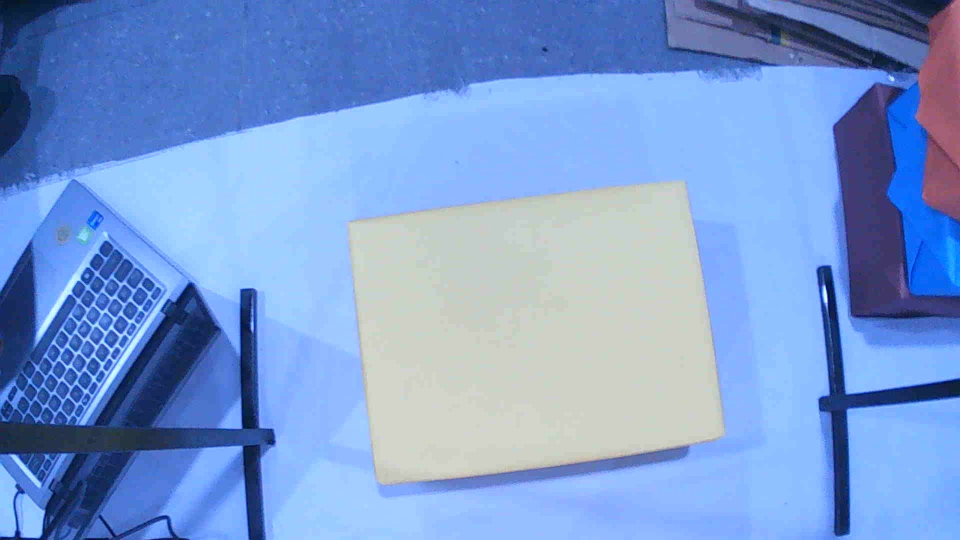
#> input picture images/WIN_20250516_20_13_50_Pro.jpg, 1920 x 1080 px, found by its file name (shown at 1/2 size)
$ python seg_threshold.py
#> lines starting #> are read from the running program, lines starting #| are printed output that depends on the picture; after the words box and inside, x2 and y2 are one past the last pixel; in counts of white or black regions, pixels touching at a corner belong together
import cv2
from skimage import filters
import numpy as np

# Membaca gambar dalam format grayscale
image = cv2.imread("images/WIN_20250516_20_13_50_Pro.jpg", cv2.IMREAD_GRAYSCALE)
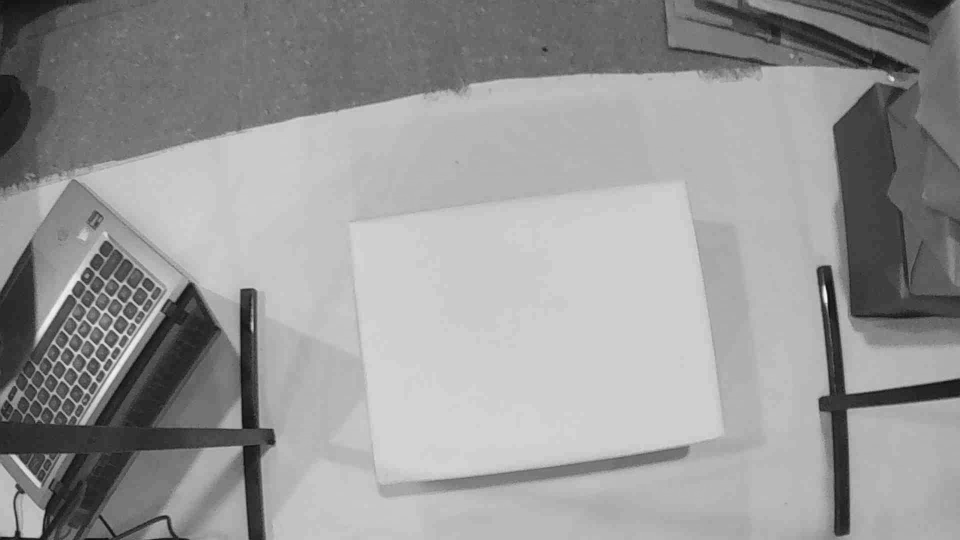
#> image: shape (1080, 1920) (shown at 1/2 size); min 8, max 249, mean 151.5
image = cv2.resize(image, None, fx=0.5, fy=0.5)
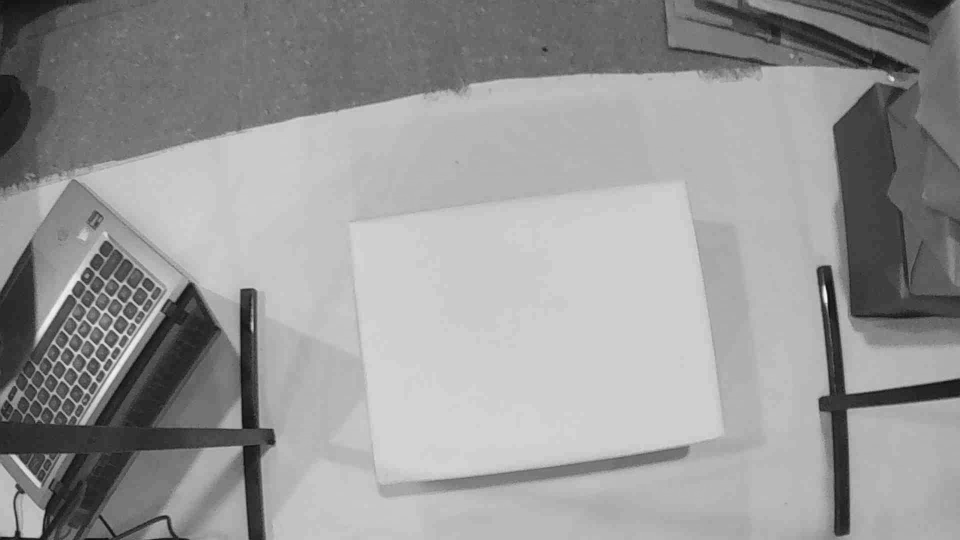
#> image: shape (540, 960); min 13, max 244, mean 151.5

# Menerapkan global thresholding dengan nilai threshold 127
_, binary_thresh = cv2.threshold(image, 127, 255, cv2.THRESH_BINARY)
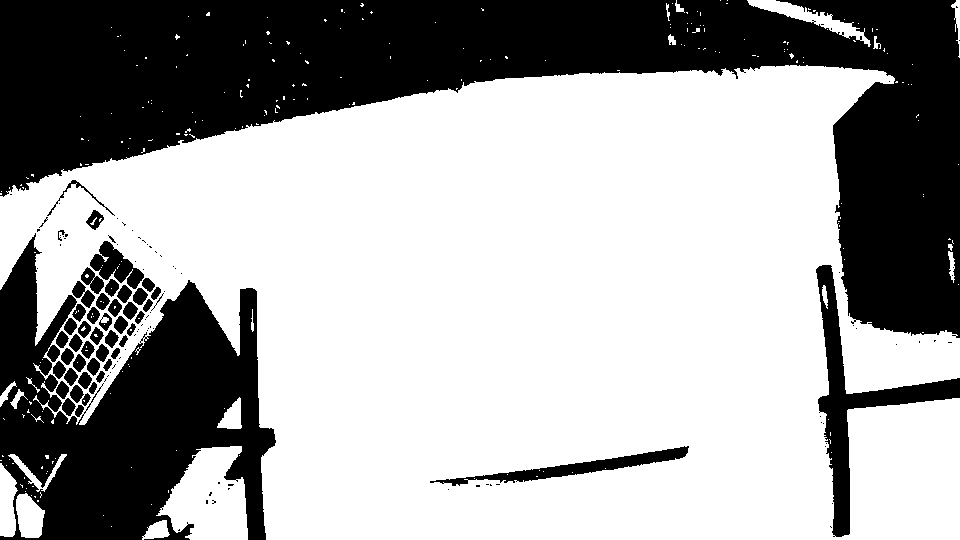
#> binary_thresh: shape (540, 960); 64% white; 128 black regions (78 under 20 px), largest, box (x1, y1, x2, y2) and area: (0, 0, 960, 338) 125404, (0, 233, 276, 540) 45010, (816, 265, 960, 537) 6736

# Menerapkan Otsu's thresholding (menentukan threshold secara otomatis)
_, otsu_thresh = cv2.threshold(image, 0, 255, cv2.THRESH_OTSU)
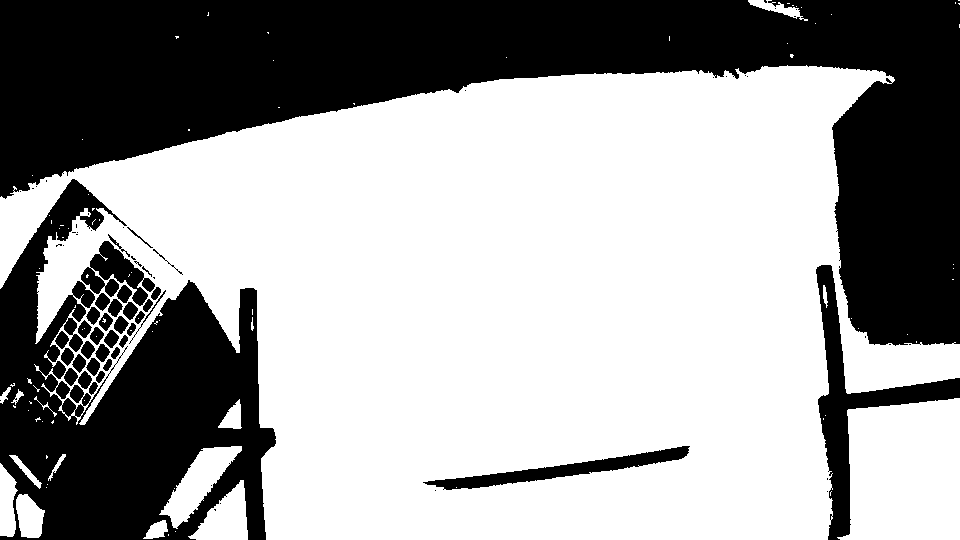
#> otsu_thresh: shape (540, 960); 62% white; 72 black regions (35 under 20 px), largest, box (x1, y1, x2, y2) and area: (0, 0, 960, 346) 129544, (0, 179, 276, 540) 51416, (816, 265, 960, 540) 7261

# Menerapkan Li's thresholding
thresh_li = filters.threshold_li(image.astype(np.uint8))
#> thresh_li = 132.4
binary_li = image > thresh_li  # matriks dengan format boolean
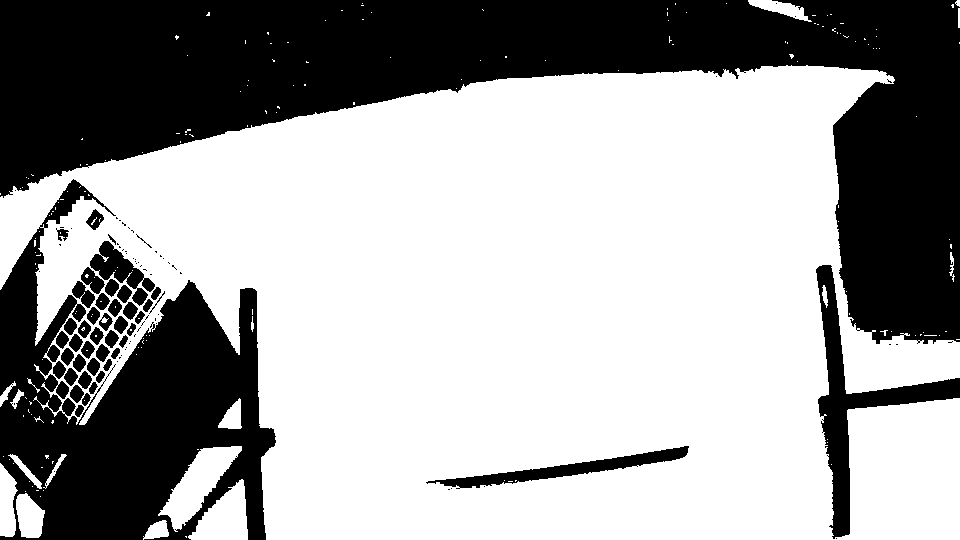
#> binary_li: shape (540, 960) bool; 62.9% white; 102 black regions (56 under 20 px), largest, box (x1, y1, x2, y2) and area: (0, 0, 960, 344) 128071, (0, 179, 276, 540) 47852, (816, 265, 960, 539) 6959
binary_li = binary_li.astype(np.uint8) * 255  # mengubah format boolean menjadi uint

# Menerapkan Yen's thresholding
thresh_yen = filters.threshold_yen(image.astype(np.uint8))
#> thresh_yen = 101
binary_yen = image > thresh_yen  # matriks dengan format boolean
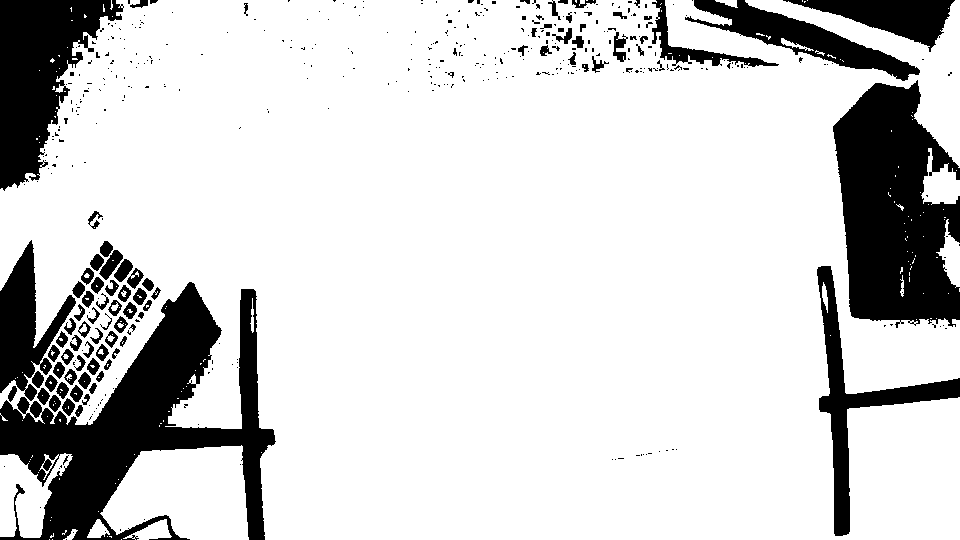
#> binary_yen: shape (540, 960) bool; 82.1% white; 442 black regions (351 under 20 px), largest, box (x1, y1, x2, y2) and area: (0, 282, 276, 540) 27177, (833, 80, 960, 328) 22378, (0, 0, 124, 191) 12336
binary_yen = binary_yen.astype(np.uint8) * 255  # mengubah format boolean menjadi uint

# Menerapkan Triangle thresholding
thresh_tri = filters.threshold_triangle(image.astype(np.uint8))
#> thresh_tri = 206
binary_tri = image > thresh_tri  # matriks dengan format boolean
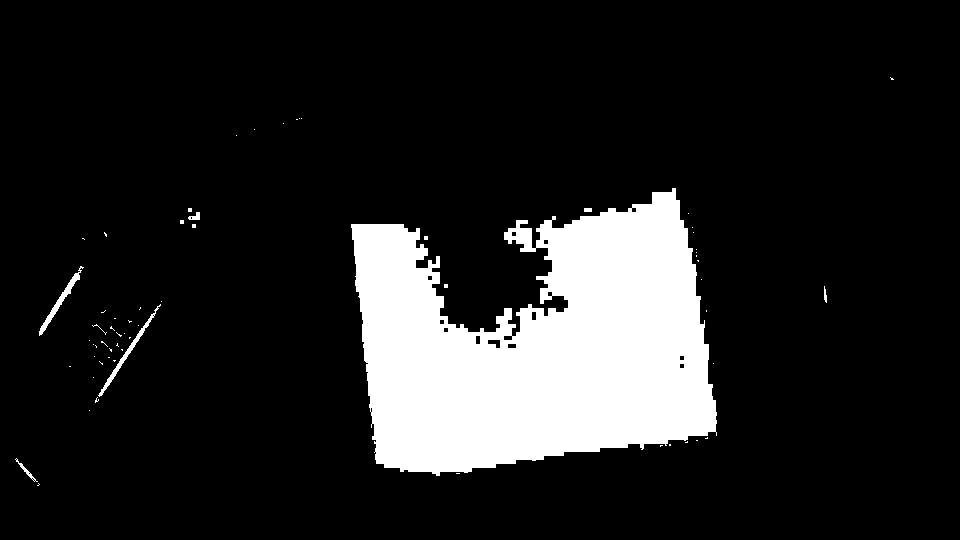
#> binary_tri: shape (540, 960) bool; 13.8% white; 64 white regions (57 under 20 px), largest, box (x1, y1, x2, y2) and area: (351, 188, 717, 476) 70336, (98, 304, 161, 397) 415, (39, 266, 84, 336) 405
binary_tri = binary_tri.astype(np.uint8) * 255  # mengubah format boolean menjadi uint


# Menampilkan hasil
cv2.imshow("Original Image", image)
cv2.imshow("Global Thresholding (T=127)", binary_thresh)
cv2.imshow("Otsu's Thresholding", otsu_thresh)
cv2.imshow("Li's Thresholding", binary_li)
cv2.imshow("Yen's Thresholding", binary_yen)
cv2.imshow("Triangle Thresholding", binary_tri)

cv2.waitKey(0)
cv2.destroyAllWindows()

$ run again, with images/WIN_20230502_21_35_07_Pro.jpg copied over images/WIN_20250516_20_13_50_Pro.jpg
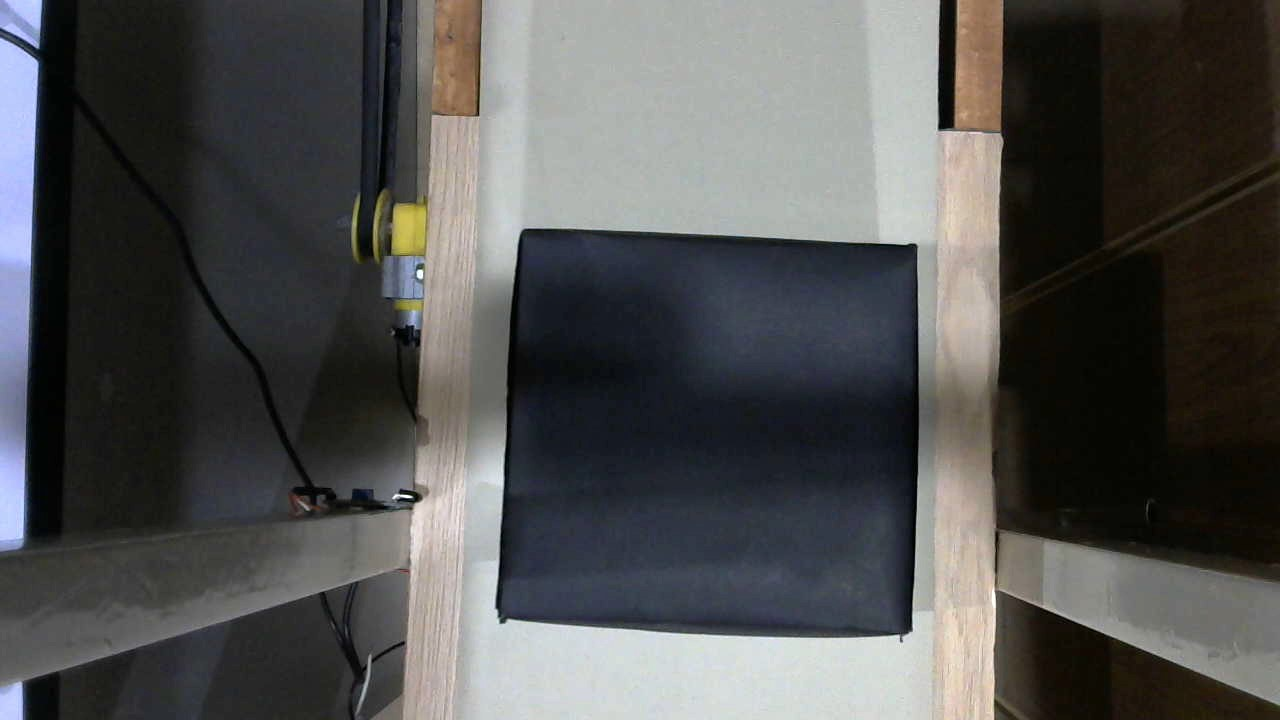
#> input picture images/WIN_20230502_21_35_07_Pro.jpg, 1280 x 720 px, found by its file name
#> `_, binary_thresh = cv2.threshold(image, 127, 255, cv2.THRESH_BINARY)`:
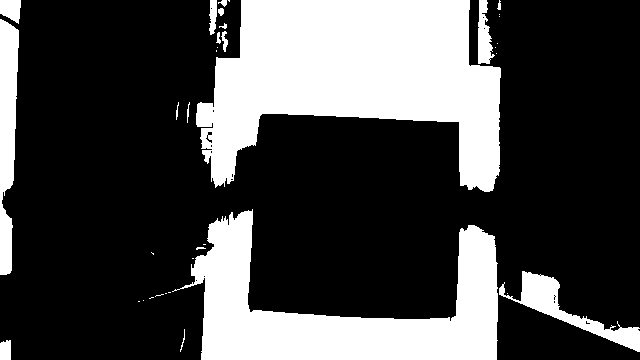
#> binary_thresh: shape (360, 640); 28.1% white; 36 white regions (19 under 20 px), largest, box (x1, y1, x2, y2) and area: (196, 0, 501, 192) 35784, (172, 209, 498, 360) 21079, (0, 19, 19, 275) 3493
#> otsu_thresh: shape (360, 640); 32.6% white; 28 white regions (19 under 20 px), largest, box (x1, y1, x2, y2) and area: (21, 0, 640, 360) 70376, (0, 19, 19, 276) 3810, (0, 0, 21, 24) 394
#> thresh_li = 83.61
#> thresh_yen = 65
#> thresh_tri = 29
#> `binary_tri = image > thresh_tri`:
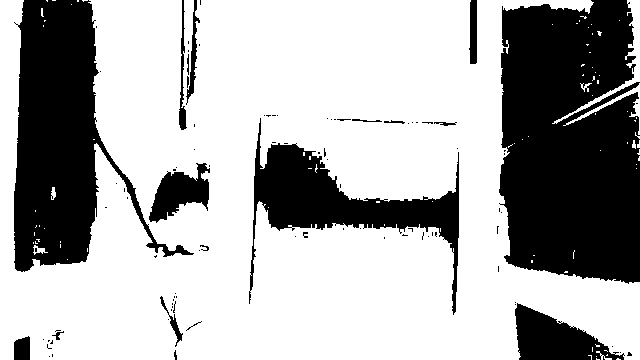
#> binary_tri: shape (360, 640) bool; 67.9% white; 95 black regions (75 under 20 px), largest, box (x1, y1, x2, y2) and area: (499, 0, 640, 284) 35075, (14, 0, 194, 272) 20952, (249, 118, 459, 315) 10153
